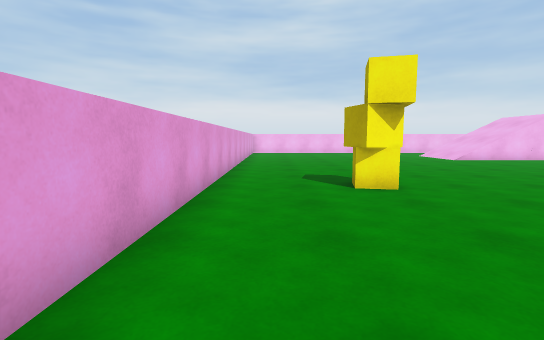
View 1 (above)

20 first-person views from a walk through a scene from a Unity 3-D project. The camera is 1.2 m above the floor, tilts 6° down and sees 85° across. The floor is counted in squares, 1 m on a side. Each view is taken from the middle of a square. On the plan, view 1 faces up. The plan holds only what a view shows up to about 13 squares ahead; the rest is blank. The player is left out.

View 2
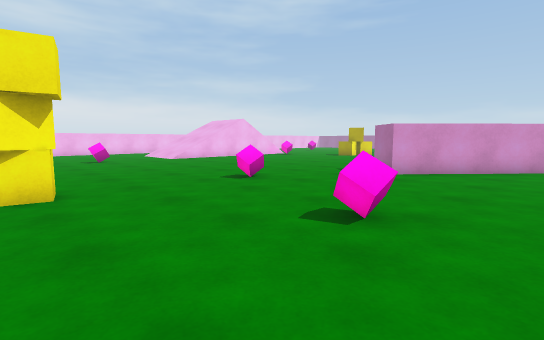

View 3
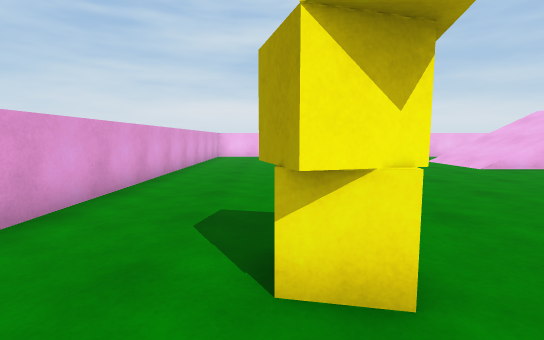

View 4
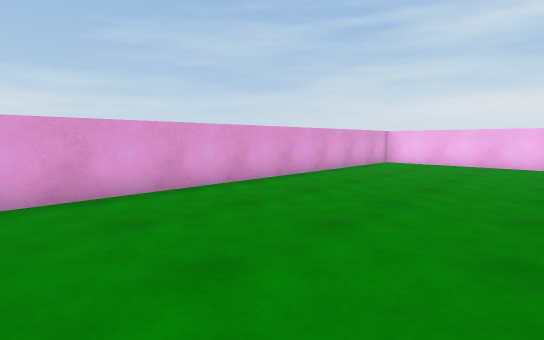

View 5
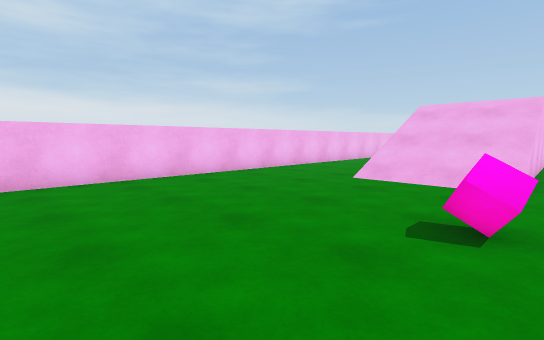

View 6
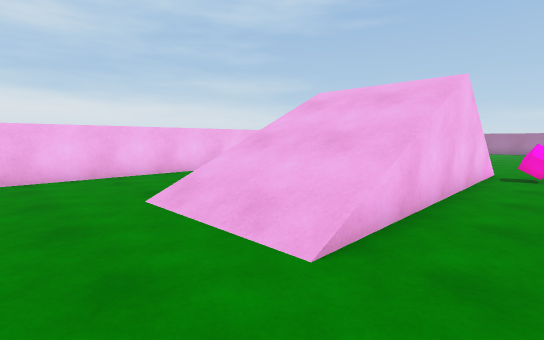

View 7
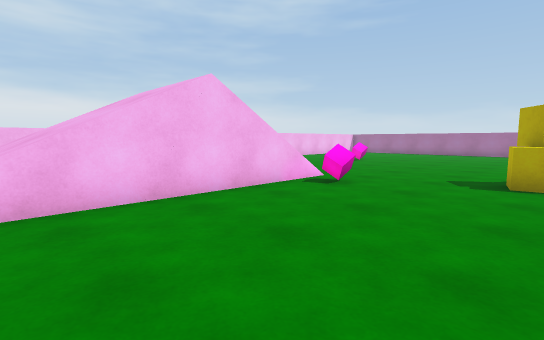

View 8
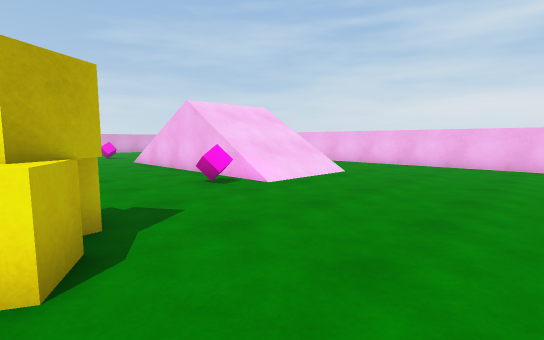

View 9
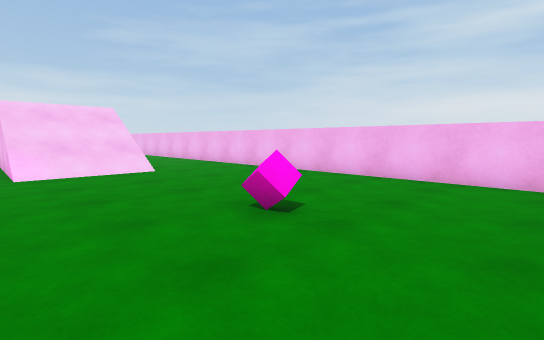

View 10
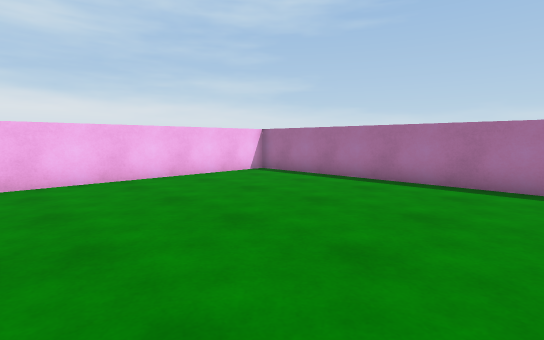

View 11
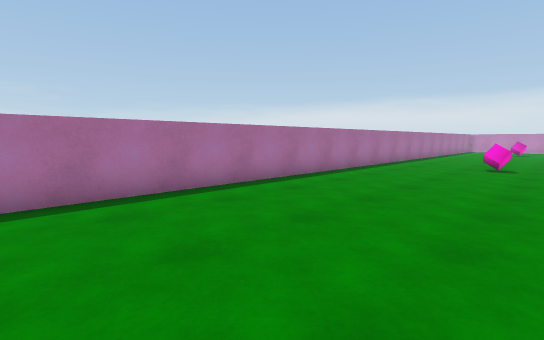

View 12
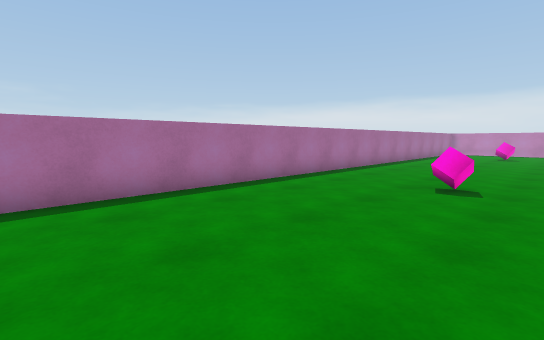

View 13
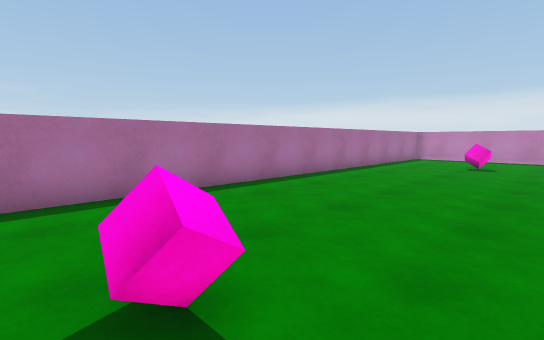

View 14
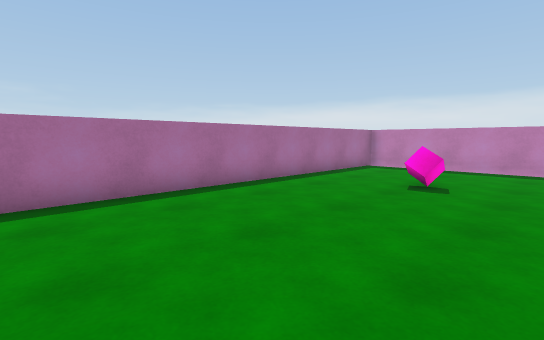

View 15
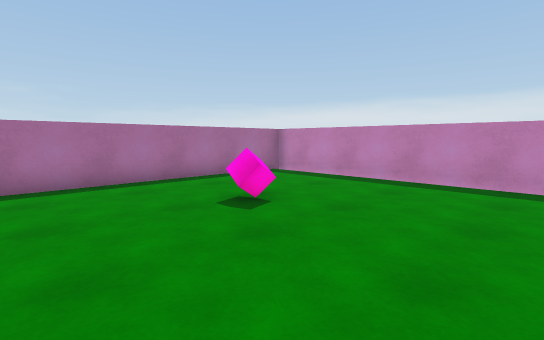

View 16
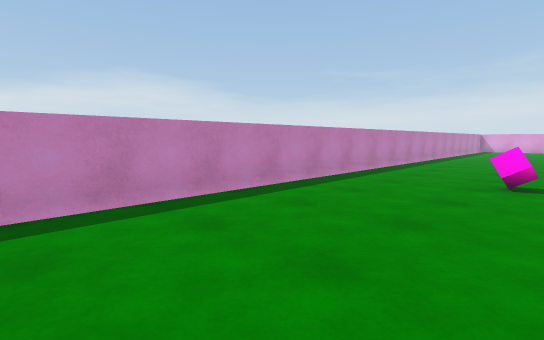

View 17
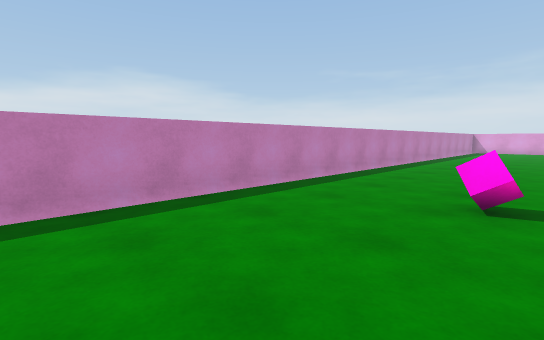

View 18
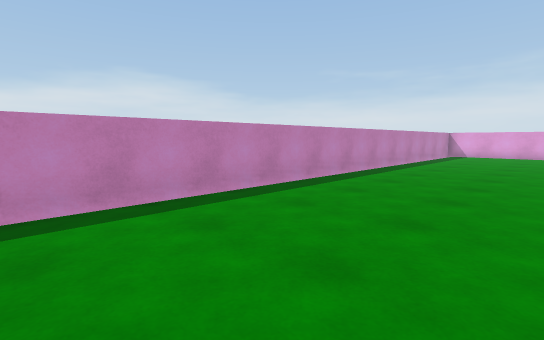

View 19
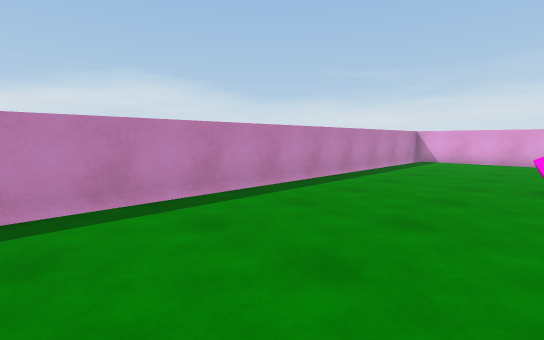

View 20
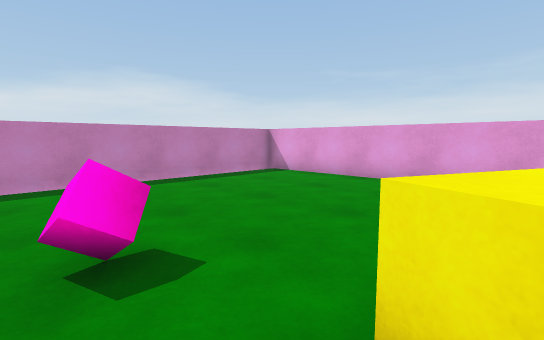

### Floor plan
Key: @ floor where view 1 was taken; # wall or solid block; . floor; / step, stairs or slope; = window, fence, low wall or low ledge; ^ raised ledge; C yellow cube; P pink cube.
Columns run from 2 left of view 1 to 37 right of it. Each row starts with its distance up from view 1.
 25    #################   #################
 24    .............       ................#
 23   ..............      .................#
 22 #...............     ..................#
 21 #.............////////.................#
 20 #............//////////................#
 19 #............//////////.......P........#
 18 #............//////////................#
 17 #.......P....//////////................#
 16 #....................P.................#
 15 #............................   .......#
 14 #............ ................  .......#
 13 #...........  ................  .......#
 12 #............  ........CC...    .......#
 11 #............ . .......CCC. .   .......#
 10 #............            C      .......#
  9 #.............                  .......#
  8 #...CC.........                 .......#
  7 #...CC....P....                 .......#
  6 #..............                 .......#
  5 #............  #                ..P....#
  4 #.............##                .......#
  3 #..............##               .......#
  2 #.......P.......##              .......#
  1      ............##             .......#
  0   @ . ..........                .......#
 -1                                 .......#
 -2                                 .......#
 -3                                 .......#
 -4 #     ^^^.                    . .......#
 -5 #     .=.                      ........#
 -6 #   ......                    .........#
 -7 # ......P..............................#
 -8 #.......................P.........PP...#
 -9 #......................................#
-10 #......................................#
-11 #......................................#
-12 #......................................#
-13 ########################################

Positions as (right, up) in squares from view 1, and headings:
1: (0, 0), facing up
2: (2, 0), facing up-right
3: (2, 5), facing up
4: (5, 10), facing up-left
5: (2, 16), facing up-right
6: (8, 15), facing up-right
7: (12, 11), facing up-right
8: (26, 11), facing up-left
9: (31, 16), facing up-left
10: (28, 16), facing up-right
11: (30, 19), facing down-right
12: (30, 13), facing down-right
13: (30, 6), facing down-right
14: (30, 0), facing down-right
15: (28, -4), facing down-right
16: (31, -7), facing down-left
17: (28, -7), facing down-left
18: (21, -7), facing down-left
19: (15, -7), facing down-left
20: (7, -4), facing down-left
